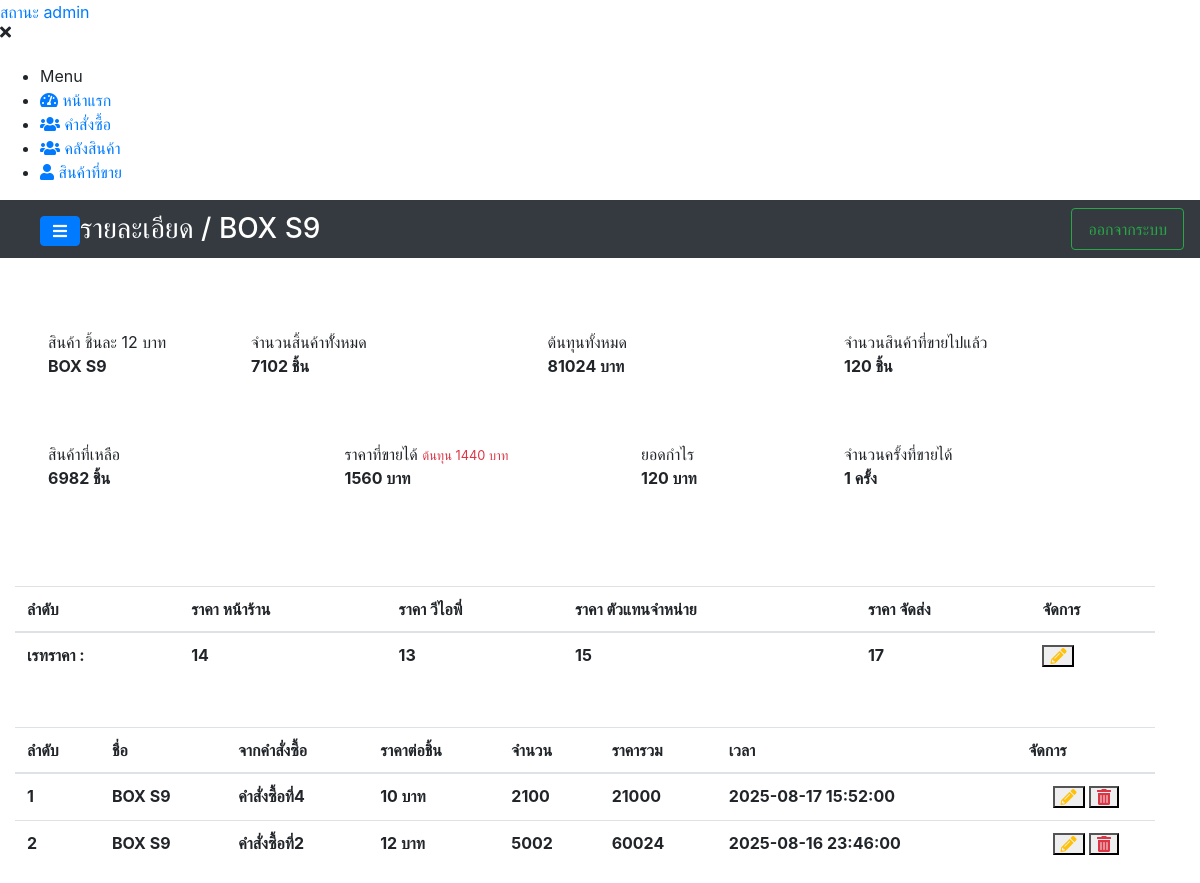
/system/details/detail_stock.php?product_name=BOX S9 (signed in), run on an earlier commit of the app's database.
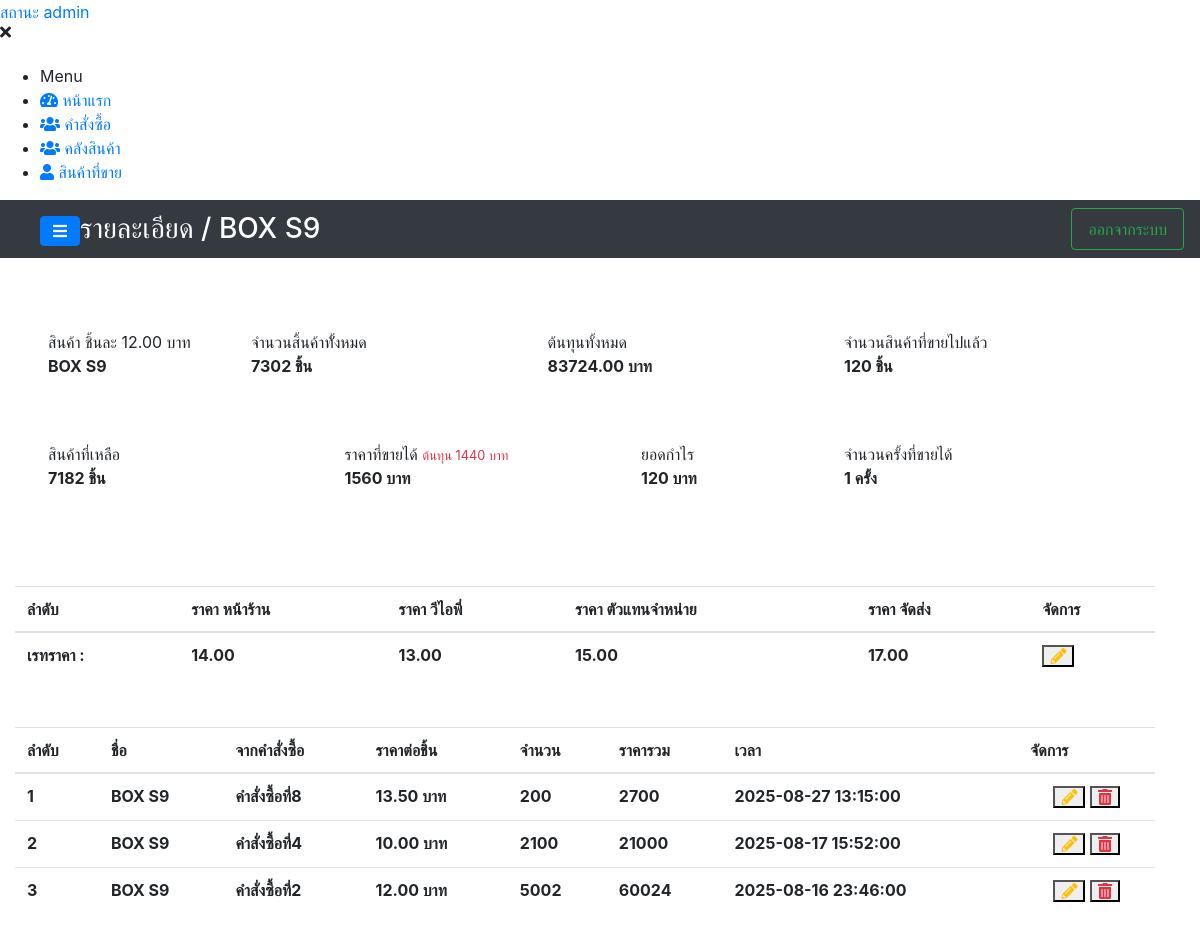
And on a later commit of the database.
### tables this page shows
CREATE TABLE `rate_price` (
  `rate_id` int(11) NOT NULL,
  `product_name` varchar(200) NOT NULL,
  `id_adder` int(11) NOT NULL,
  `price_custommer_vip` decimal(10,2) NOT NULL,
  `price_customer_frontstore` decimal(10,2) NOT NULL,
  `price_customer_deliver` decimal(10,2) NOT NULL,
  `price_customer_dealer` decimal(10,2) NOT NULL,
  `create_at` datetime NOT NULL
);

CREATE TABLE `stock_product` (
  `product_id` int(11) NOT NULL,
  `product_name` varchar(200) NOT NULL,
  `product_count` int(11) NOT NULL,
  `product_price` decimal(10,2) NOT NULL,
  `expenses` decimal(10,2) NOT NULL,
  `id_adder` int(11) NOT NULL,
  `id_order` int(11) NOT NULL,
  `create_at` datetime NOT NULL
);

CREATE TABLE `order_box` (
  `order_id` int(11) NOT NULL,
  `order_name` varchar(300) NOT NULL,
  `slip_order` varchar(200) NOT NULL,
  `totalcost_order` int(11) NOT NULL,
  `count_order` int(11) NOT NULL,
  `id_adder` int(11) NOT NULL,
  `date_time_order` datetime NOT NULL,
  `create_at` datetime NOT NULL
);

### components/component.php (the view, shortened to what this page needs)
<?php
function navigationOfiicer($path = ""){
    $list = "
        <nav id=\"sidebar\" class=\"sidebar-wrapper\">
            <div class=\"sidebar-content\">
                <div class=\"sidebar-brand\">
                    <a href=\"#\" class=\"text-primary\">สถานะ admin</a>
                    <div id=\"close-sidebar\">
                        <i class=\"fas fa-times\"></i>
                    </div>
                </div>
                <div class=\"sidebar-menu mt-4\">
                    <ul>
                        <li class=\"header-menu\">
                            <span>Menu</span>
                        </li>
                        <li>
                          <a href=\"{$path}index.php\">
                              <i class=\"fa fa-tachometer-alt\"></i>
                              <span>หน้าแรก</span>
                          </a>
                        </li>
                        <li>
                          <a href=\"{$path}orders.php\">
                              <i class=\"fas fa-users\"></i>
                              <span>คำสั่งซื้อ</span>
                          </a>
                        </li>
                        <li>
                          <a href=\"{$path}stock.php\">
                              <i class=\"fas fa-users\"></i>
                              <span>คลังสินค้า</span>
                          </a>
                        </li>
                        <li>
                          <a href=\"{$path}ordersell.php\">
                            <i class=\"fas fa-user\"></i>
                              <span>สินค้าที่ขาย</span>
                          </a>
                        </li>
                    </ul>
                </div>
            </div>
        </nav>
    ";
    echo $list;
}
function navbar($logo, $path=""){
    $navList = "
        <nav class=\"navbar navbar-tp navbar-expand-md navbar-dark bg-dark row\">
          <div class=\"container-fluid ml-4\">
              <a id=\"show-sidebar\" class=\"btn btn-primary mt-1\" href=\"#\">
                  <i class=\"fas fa-bars\"></i>
              </a>
              <p class=\"h3 mb-0 text-white text-uppercase d-none d-lg-inline-block font-thi\">$logo</p>
              <div class=\"ml-auto\">
                  <a class=\"nav-link btn btn-outline-success\" href=\"{$path}logout.php\">
                    <i class=\"now-ui-icons ui-1_settings-gear-63\"></i>
                    ออกจากระบบ
                  </a>
              </div>
          </div>
        </nav>
    ";
    echo $navList;
}
function tableDetailStock($number, $product_id,$productname,$productcount,$productprice, $ordername, $datetime_order){
    $toal_all = $productprice * $productcount;
    $list_stock = "
        <form>
            <tr>
              <td class=\"font-weight-bold\">$number</td>
              <td class=\"font-weight-bold\">$productname</td>
              <td class=\"font-weight-bold\">$ordername</td>
              <td class=\"font-weight-bold\">$productprice บาท</td>
              <td class=\"font-weight-bold\">$productcount</td>
              <td class=\"font-weight-bold\">$toal_all</td>
              <td class=\"font-weight-bold\">$datetime_order</td>
              <td class='text-center'>
                <div class=\"table-data-feature text-center\" >
                    <button type=\"button\" id=\"update_order\" data-target=\"#modalFormUpdateOrder\" data-toggle=\"modal\"
                       class=\"item\" data-id=\"$product_id\" data-productname=\"$productname\" data-ordername=\"$ordername\"
                       data-productprice=\"$productprice\" data-productcount=\"$productcount\"
                    >
                        <i class=\"fas fa-pencil-alt text-warning\"></i>
                    </button>
                    <button type=\"button\" class=\"item\" id=\"falseTrashBtnProject\" data-id=\"$product_id\">
                      <i class=\"fas fa-trash-alt text-danger\"></i>
                    </button>
                </div>
              </td>
            </tr>
        </form>
    ";
    echo $list_stock;
}
function detailStock($productname,$total_count,$total_price,$product_price, $count_sell, $income_price, $number_of_timessold){
    $remaining_products = $total_count - $count_sell;
    $cost_price = $product_price * $count_sell;
    $total_profit = $income_price - $cost_price;
    $detail = "
        <div class=\"rounded row mt-4 p-4\">
           <div class=\"col-lg-2 col-md-3 col-sm-6 col-12 m-2 p-3 bg-white info-box rounded info-box rounded\">
            <span>สินค้า ชิ้นละ $product_price บาท</span>
            <p class=\"font-weight-bold res_text\"> $productname </p>
          </div>
          <div class=\"col-lg-3 col-md-4 col-sm-6 col-12 m-2 p-3 bg-white info-box rounded\">
            <span>จำนวนสิ้นค้าทัั้งหมด</span>
                <p class=\"font-weight-bold res_text\"> $total_count ชิ้น</p>
          </div>
          <div class=\"col-lg-3 col-md-4 col-sm-6 col-12 m-2 p-3 bg-white info-box rounded\">
            <span>ต้นทุนทั้งหมด</span>
            <p class=\"font-weight-bold res_text\"> $total_price  บาท</p>
          </div>
          <div class=\"col-lg-3 col-md-4 col-sm-6 col-12 m-2 p-3 bg-white info-box rounded\">
                <span>จำนวนสินค้าที่ขายไปแล้ว</span>
                <p class=\"font-weight-bold res_text\"> $count_sell  ชิ้น</p>
          </div>
          <div class=\"col-lg-3 col-md-4 col-sm-6 col-12 m-2 p-3 bg-white info-box rounded\">
                <span>สินค้าที่เหลือ</span>
                <p class=\"font-weight-bold res_text\"> $remaining_products  ชิ้น</p>
          </div>
          <div class=\"col-lg-3 col-md-4 col-sm-6 col-12 m-2 p-3 bg-white info-box rounded\">
            <span>ราคาที่ขายได้</span>
            <small class=\"text-danger\">ต้นทุน $cost_price บาท</small>
           <p class=\"font-weight-bold res_text\"> $income_price บาท</p>
          </div>
          <div class=\"col-lg-2 col-md-3 col-sm-6 col-12 m-2 p-3 bg-white info-box rounded\">
                <span>ยอดกำไร</span>
                <p class=\"font-weight-bold res_text\">$total_profit  บาท</p>
          </div>
          <div class=\"col-lg-3 col-md-4 col-sm-6 col-12 m-2 p-3 bg-white info-box rounded\">
            <span>จำนวนครั้งที่ขายได้</span>
            <p class=\"font-weight-bold res_text\"> $number_of_timessold ครั้ง</p>
          </div>
        </div>
    ";
    echo $detail;
}
function listRatePrice($rate_id="",$rate_storefront_price="",$rate_vip_price="",$rate_dealer_price="ยังไม่ได้กำหนด",$rate_delivery_price="",$product_name, $price_product){
    function status($id){
        if($id){
            return "<i class=\"fas fa-pencil-alt text-warning\"></i>";
        }else{
            return "<i class=\"fas fa-plus text-success\"></i>";
        }
    }
    $list = "
        <form>
            <tr>
                <td class=\"font-weight-bold\">เรทราคา : </td>
                <td class=\"font-weight-bold\">$rate_storefront_price</td>
                <td class=\"font-weight-bold\">$rate_vip_price</td>
                <td class=\"font-weight-bold\">$rate_dealer_price</td>
                <td class=\"font-weight-bold\">$rate_delivery_price</td>
                <td>
                    <div class=\"table-data-feature\" >
                        <button type=\"button\" id=\"set_rate_price\" data-target=\"#modalFormUpdateRate\" data-toggle=\"modal\"
                           class=\"item\" data-id=\"$rate_id\" data-product=\"$product_name\" data-storefront=\"$rate_storefront_price\" data-vip=\"$rate_vip_price\"
                           data-dealers=\"$rate_dealer_price\" data-delivery=\"$rate_delivery_price\" data-productprice=\"$price_product\"
                        >
                            ".status($rate_id)."
                        </button>
                    </div>
                </td>
            </tr>
        </form>
    ";
    echo $list;
}
?>

### link/link-2.php (shortened to what this page needs)
<link rel="stylesheet" href="https://maxcdn.bootstrapcdn.com/bootstrap/4.0.0/css/bootstrap.min.css">
<link href="https://use.fontawesome.com/releases/v5.0.6/css/all.css" rel="stylesheet">
<link rel="stylesheet" href="https://cdn.datatables.net/1.12.1/css/dataTables.bootstrap4.min.css">
<link rel="stylesheet" href="https://unpkg.com/multiple-select@2.1.1/dist/multiple-select.min.css">

### system/details/detail_stock.php (shortened to what this page needs)
<?php
include_once("../../backend/config.php");
include_once("../../link/link-2.php");
include_once("../../components/component.php");
$product_name = $_GET['product_name'];
?>
<!DOCTYPE html>
<html lang="en">
<head>
    <link rel="stylesheet" href="https://cdnjs.cloudflare.com/ajax/libs/uikit/3.0.0-beta.20/css/uikit.css">
    <link rel="stylesheet" href="../../assets/scripts/module/jquery.Thailand.js/jquery.Thailand.js/dist/jquery.Thailand.min.css">
    <link rel="stylesheet" href="../../assets/scss/navigationTrue-a-j.scss">
    <link rel="stylesheet" href="../../assets/scss/revenue.scss">
    <link rel="stylesheet" href="../../assets/scss/index.u.scss">
</head>
<body>
  <div class="page-wrapper chiller-theme toggled">
      <?php  navigationOfiicer("../"); ?>
       <main class="page-content mt-0">
      <?php navbar("รายละเอียด / ".$product_name."", "../"); ?>
      <div class="container-fluid row">
          <div class="col-md-12">
            <?php
              $sql = "SELECT product_name, product_price,
               COUNT(*) total,SUM(product_count * product_price) AS resutl_price, SUM(product_count) AS total_count FROM stock_product WHERE product_name='$product_name' GROUP BY product_name";
               $selectStockProduct = mysqli_query($conn,$sql) or die(mysqli_error($conn));
               $acc_fetch = mysqli_fetch_assoc($selectStockProduct);
              $sql_sell = "SELECT productname,COUNT(*) AS counts, SUM(tatol_product) AS total_products, SUM(price_to_pay) AS prices FROM list_productsell WHERE productname='$product_name' GROUP BY productname";
              $quer_sell = mysqli_query($conn,$sql_sell) or die(mysqli_error($conn));
              $acc_sell = mysqli_fetch_assoc($quer_sell);
               detailStock($acc_fetch['product_name'],$acc_fetch['total_count'], $acc_fetch['resutl_price'],$acc_fetch['product_price'], $acc_sell['total_products'] ?? 0,$acc_sell['prices'] ?? 0,$acc_sell['counts'] ?? 0);
            ?>
          </div>
          <div class="col-md-12 mt-4">
                <div class="table-responsive table-responsive-data2 mt-2">
                  <table class="table table-data2 mydataTablePatron">
                    <thead>
                       <tr>
                          <th class="font-weight-bold">ลำดับ</th>
                          <th class="font-weight-bold">ราคา หน้าร้าน</th>
                          <th class="font-weight-bold">ราคา วีไอพี่</th>
                          <th class="font-weight-bold">ราคา ตัวแทนจำหน่าย</th>
                          <th class="font-weight-bold">ราคา จัดส่ง</th>
                          <th class="font-weight-bold">จัดการ</th>
                       </tr>
                    </thead>
                    <tbody>
                      <?php
                          $sql = "SELECT * FROM rate_price WHERE product_name='$product_name'";
                          $query = mysqli_query($conn,$sql) or die(mysqli_error($conn));
                          $rate_acc_fetch = mysqli_fetch_assoc($query);
                          if($rate_acc_fetch){
                            listRatePrice(
                              $rate_acc_fetch['rate_id'],$rate_acc_fetch['price_customer_frontstore'],$rate_acc_fetch['price_custommer_vip'],
                              $rate_acc_fetch['price_customer_dealer'],$rate_acc_fetch['price_customer_deliver'],$product_name,$acc_fetch['product_price']
                            );
                          }else{
                            listRatePrice("","","","","",$product_name,$acc_fetch['product_price']);
                          }
                      ?>
                    </tbody>
                  </table>
                </div>
          </div>
          <div class="col-md-12 mt-4">
            <div class="table-responsive table-responsive-data2 mt-2">
                  <table class="table table-data2 mydataTablePatron">
                      <thead>
                          <tr>
                              <th>ลำดับ</th>
                              <th>ชื่อ</th>
                              <th>จากคำสั่งซื้อ</th>
                              <th>ราคาต่อชิ้น</th>
                              <th>จำนวน</th>
                              <th>ราคารวม</th>
                              <th>เวลา</th>
                              <th>จัดการ</th>
                          </tr>
                      </thead>
                      <tbody>
                          <?php
                              $get_sql = "SELECT * FROM stock_product LEFT JOIN order_box ON order_box.order_id = stock_product.id_order WHERE stock_product.product_name='$product_name' ORDER BY stock_product.create_at DESC";
                               $get_datastock = mysqli_query($conn, $get_sql) or die(mysqli_error($conn));
                                foreach($get_datastock as $key => $res){
                                    tableDetailStock(
                                        ($key+1), $res['product_id'], $res['product_name'],$res['product_count'],$res['product_price'],
                                        $res['order_name'],$res['date_time_order']
                                      );
                                }
                          ?>
                      </tbody>
                  </table>
            </div>
          </div>
      </div>
    </main>
  </div>
</body>
</html>

What changed in the data, as far as the page shows it:
computed for rate_price: price_customer_frontstore "14" → "14.00"; price_custommer_vip "13" → "13.00"; price_customer_dealer "15" → "15.00"; price_customer_deliver "17" → "17.00"
added stock_product: number "1", product_name "BOX S9", order_box.order_name "คำสั่งซื้อที่8", product_price "13.50", product_count "200", toal_all "2700", order_box.date_time_order "2025-08-27 13:15:00"
changed stock_product "คำสั่งซื้อที่4": number "1" → "2"; product_price "10" → "10.00"
changed stock_product "คำสั่งซื้อที่2": number "2" → "3"; product_price "12" → "12.00"
Also different on the page:
$product_price: "12" → "12.00"
$total_count: "7102" → "7302"
$total_price: "81024" → "83724.00"
$remaining_products: "6982" → "7182"
